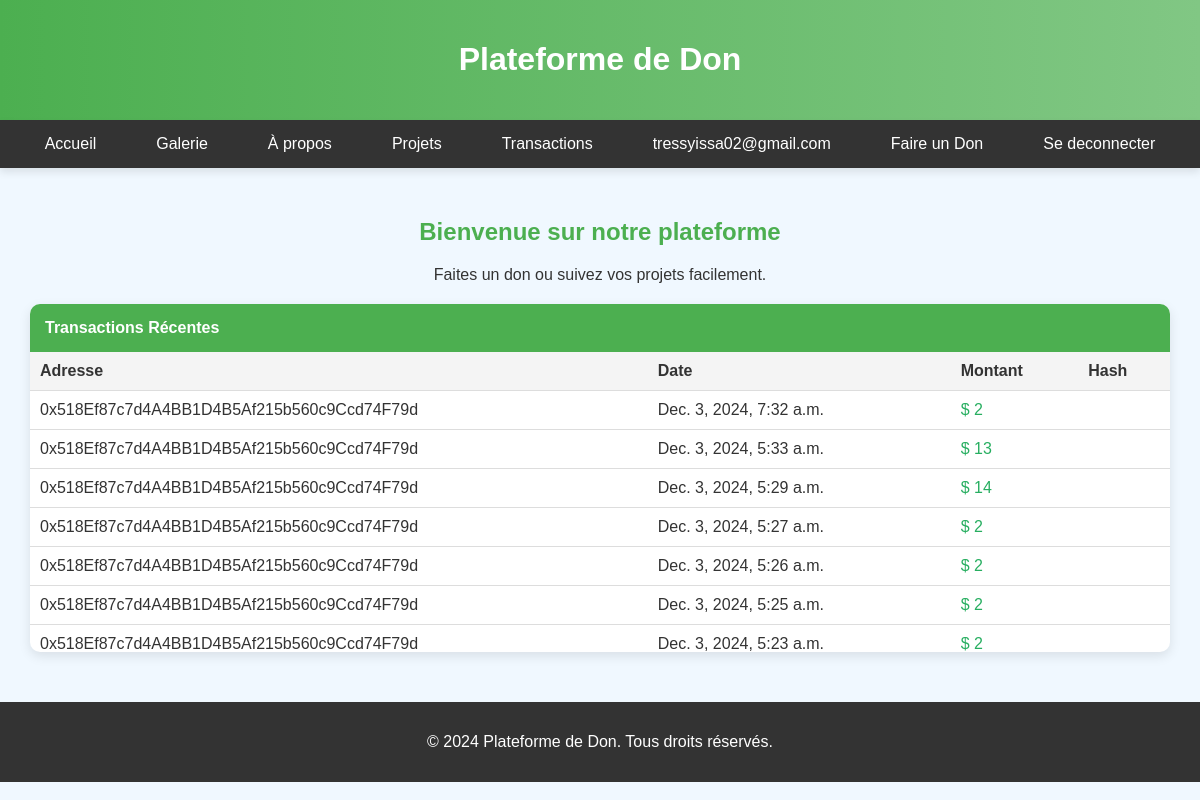
/home (signed in), run on the app's committed database.
### app/models.py (models this page shows, shortened)
class User(AbstractUser):
    objects = UserManager()
    email = models.EmailField(_("email address"), unique=True)
    groups = models.ManyToManyField(
        Group,
        related_name='custom_user_groups',  # Nom personnalisé pour éviter les conflits
        blank=True
    )
    user_permissions = models.ManyToManyField(
        Permission,
        related_name='custom_user_permissions',  # Nom personnalisé pour éviter les conflits
        blank=True
    )
    USERNAME_FIELD = "email"
    REQUIRED_FIELDS = []
    class Meta:
        verbose_name = "User"
        verbose_name_plural = "Users"

class Don(models.Model):
    user = models.ForeignKey(User, related_name="don_user", on_delete=models.DO_NOTHING)
    sender = models.CharField(max_length=255, null=True, blank=True)
    receiver = models.CharField(max_length=255, null=True, blank=True)
    hash = models.CharField(max_length=255, null=True, blank=True, default="")
    montant = models.IntegerField(max_length=50, null=True, blank=True)
    projet = models.ForeignKey(Projet, related_name="projet", on_delete=models.DO_NOTHING, null=True, blank=True)
    date = models.DateTimeField(default=timezone.now, blank=True)
    class Meta:
        verbose_name = "Don"
        verbose_name_plural = "Dons"

### app/views.py (the view)
# urls.py: path('home', views.home, name="home"),
def home(request):
    projets = Projet.objects.all()
    dons = Don.objects.all().order_by("-date")
    context = {
        "projets": projets,
        "dons": dons,
    }
    return render(request, "home.html", context)

### templates/home.html (shortened to what this page needs)
<!DOCTYPE html>
<html lang="en">
<head>
</head>
<body>
    <header>
        <h1>Plateforme de Don</h1>
    </header>
    <nav>
        <ul>
            <li><a href="#">Accueil</a></li>
            <li><a href="#">Galerie</a></li>
            <li><a href="#">À propos</a></li>
            <li>
                <a href="#">Projets</a>
            </li>
            <li><a href="#">Transactions</a></li>
            <li>
                {% if request.user.is_authenticated %}
                <a href="#">{{ request.user.email }}</a>
                {% else %}
                <a class="btn btn-outline-primary btn-sm" href="{% url 'login' %}">Se connecter</a>
                {% endif %}
            </li>
            <li>
                <a class="btn btn-primary btn-sm" href="{% url 'formdon' %}" id="donate-btn">Faire un Don</a>
                {% if request.user.is_authenticated %}
                <li><a href="{% url 'logout' %}">Se deconnecter</a></li>
                {% endif %}
            </li>
        </ul>
    </nav>
    <section>
        <h2>Bienvenue sur notre plateforme</h2>
        <p>Faites un don ou suivez vos projets facilement.</p>
        <div class="transactions">
            <div class="transactions-header">Transactions Récentes</div>
            <div class="transactions-body">
                <table>
                    <thead>
                        <tr>
                            <th>Adresse</th>
                            <th>Date</th>
                            <th>Montant</th>
                            <th>Hash</th>
                        </tr>
                    </thead>
                    <tbody>
                        {% for don in dons %}
                        <tr>
                            <td>{{ don.receiver }}</td>
                            <td>{{ don.date }}</td>
                            <td class="transaction-amount">$ {{ don.montant }}</td>
                            <td>{{ don.hash }}</td>
                        </tr>
                        {% empty %}
                        <tr>
                            <td colspan="4">Aucune transaction trouvée</td>
                        </tr>
                        {% endfor %}
                    </tbody>
                </table>
            </div>
        </div>
    </section>
    <footer>
        <p>&copy; 2024 Plateforme de Don. Tous droits réservés.</p>
    </footer>
</body>
</html>

### templates/home.html (style rules this page uses)
body { margin: 0; padding: 0; font-family: 'Arial', sans-serif; background-color: #f0f8ff; color: #333; }
header { background: linear-gradient(90deg, #4caf50, #81c784); color: #fff; text-align: center; padding: 20px; box-shadow: 0 4px 8px rgba(0, 0, 0, 0.2); }
nav ul { list-style: none; padding: 0; margin: 0; display: flex; justify-content: center; background-color: #333; box-shadow: 0 4px 8px rgba(0, 0, 0, 0.1); }
nav ul li { position: relative; margin: 0 10px; }
nav ul li a { color: #fff; text-decoration: none; padding: 15px 20px; display: block; transition: background 0.3s ease, transform 0.3s ease; }
section { padding: 30px; text-align: center; }
h2 { color: #4caf50; }
.transactions { width: 100%; margin: 20px auto; background-color: #fff; border-radius: 10px; box-shadow: 0 4px 12px rgba(0, 0, 0, 0.1); overflow: hidden; }
.transactions-header { background-color: #4caf50; color: #fff; text-align: left; padding: 15px; font-weight: bold; }
.transactions-body { max-height: 300px; overflow-y: auto; }
table { width: 100%; border-collapse: collapse; }
table thead { background-color: #f4f4f4; }
table th, table td { text-align: left; padding: 10px; border-bottom: 1px solid #ddd; }
.transaction-amount { color: #27ae60; }
footer { background-color: #333; color: #fff; padding: 15px; text-align: center; }

### data on the page
User: user.email "tressyissa02@gmail.com"
Don: receiver "0x518Ef87c7d4A4BB1D4B5Af215b560c9Ccd74F79d", date "Dec. 3, 2024, 7:32 a.m.", montant "2"
Don: receiver "0x518Ef87c7d4A4BB1D4B5Af215b560c9Ccd74F79d", date "Dec. 3, 2024, 5:33 a.m.", montant "13"
Don: receiver "0x518Ef87c7d4A4BB1D4B5Af215b560c9Ccd74F79d", date "Dec. 3, 2024, 5:29 a.m.", montant "14"
Don: receiver "0x518Ef87c7d4A4BB1D4B5Af215b560c9Ccd74F79d", date "Dec. 3, 2024, 5:27 a.m.", montant "2"
Don: receiver "0x518Ef87c7d4A4BB1D4B5Af215b560c9Ccd74F79d", date "Dec. 3, 2024, 5:26 a.m.", montant "2"
Don: receiver "0x518Ef87c7d4A4BB1D4B5Af215b560c9Ccd74F79d", date "Dec. 3, 2024, 5:25 a.m.", montant "2"
Don: receiver "0x518Ef87c7d4A4BB1D4B5Af215b560c9Ccd74F79d", date "Dec. 3, 2024, 5:23 a.m.", montant "2"
